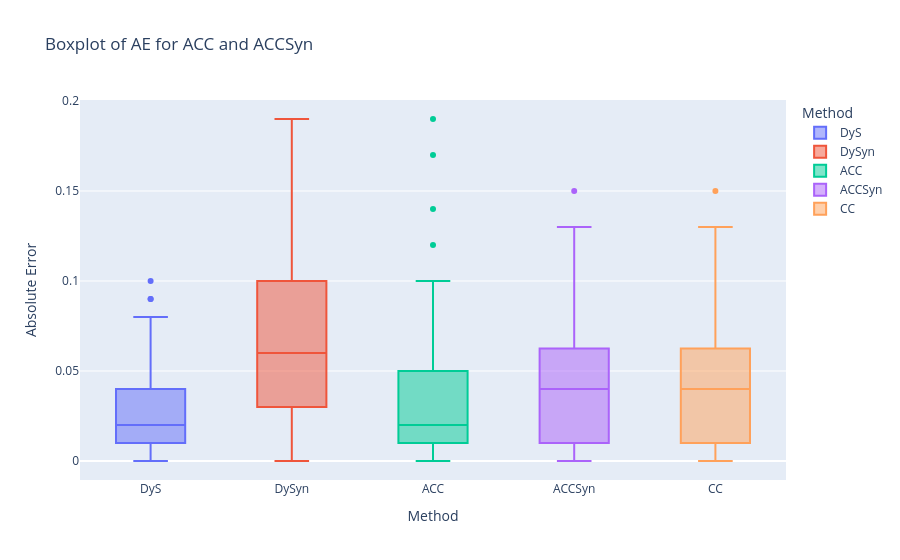

Here is the notebook cell this chart was saved with:
### Code cell
import plotly.express as px

# Create the boxplot
fig = px.box(results_df, x='METHOD', y='AE', color='METHOD', title='Boxplot of AE for ACC and ACCSyn', labels={'AE': 'Absolute Error', 'METHOD': 'Method'})
fig.show()

### Figure 1 — Plotly figure (JSON) as saved in the notebook; plotly's stock layout.template omitted (floating-point values rounded to 4 significant figures)
{"data": [{"alignmentgroup": "True", "hovertemplate": "Method=%{x}<br>Absolute Error=%{y}<extra></extra>", "legendgroup": "DyS", "marker": {"color": "#636efa"}, "name": "DyS", "notched": false, "offsetgroup": "DyS", "orientation": "v", "showlegend": true, "type": "box", "x": ["DyS", "DyS", "DyS", "DyS", "DyS", "DyS", "DyS", "DyS", "DyS", "DyS", "DyS", "DyS", "DyS", "DyS", "DyS", "DyS", "DyS", "DyS", "DyS", "DyS", "DyS", "DyS", "DyS", "DyS", "DyS", "DyS", "DyS", "DyS", "DyS", "DyS", "DyS", "DyS", "DyS", "DyS", "DyS", "DyS", "DyS", "DyS", "DyS", "DyS", "DyS", "DyS", "DyS", "DyS", "DyS", "DyS", "DyS", "DyS", "DyS", "DyS", "DyS", "DyS", "DyS", "DyS", "DyS", "DyS", "DyS", "DyS", "DyS", "DyS", "DyS", "DyS", "DyS", "DyS", "DyS", "DyS", "DyS", "DyS", "DyS", "DyS", "DyS", "DyS", "DyS", "DyS", "DyS", "DyS", "DyS", "DyS", "DyS", "DyS", "DyS", "DyS", "DyS", "DyS", "DyS", "DyS", "DyS", "DyS", "DyS", "DyS", "DyS", "DyS", "DyS", "DyS", "DyS", "DyS", "DyS", "DyS", "DyS", "DyS", "DyS", "DyS", "DyS", "DyS", "DyS", "DyS", "DyS", "DyS", "DyS", "DyS", "DyS", "DyS", "DyS", "DyS", "DyS", "DyS", "DyS", "DyS", "DyS", "DyS", "DyS"], "x0": " ", "xaxis": "x", "y": [0.09, 0.04, 0.01, 0.02, 0.02, 0.02, 0.0, 0.0, 0.0, 0.0, 0.0, 0.08, 0.01, 0.08, 0.0, 0.01, 0.03, 0.01, 0.01, 0.0, 0.01, 0.0, 0.05, 0.01, 0.02, 0.02, 0.03, 0.02, 0.02, 0.03, 0.02, 0.01, 0.02, 0.01, 0.05, 0.01, 0.0, 0.0, 0.02, 0.03, 0.0, 0.02, 0.02, 0.04, 0.05, 0.0, 0.03, 0.0, 0.0, 0.01, 0.0, 0.02, 0.03, 0.04, 0.01, 0.03, 0.04, 0.02, 0.01, 0.01, 0.09, 0.05, 0.02, 0.0, 0.07, 0.04, 0.02, 0.0, 0.0, 0.0, 0.02, 0.07, 0.05, 0.02, 0.02, 0.02, 0.04, 0.01, 0.01, 0.03, 0.0, 0.01, 0.1, 0.01, 0.01, 0.08, 0.06, 0.01, 0.06, 0.04, 0.01, 0.02, 0.03, 0.07, 0.07, 0.08, 0.0, 0.03, 0.06, 0.02, 0.05, 0.02, 0.05, 0.02, 0.01, 0.04, 0.01, 0.03, 0.03, 0.01, 0.03, 0.0, 0.01, 0.02, 0.05, 0.05, 0.05, 0.01, 0.02, 0.05, 0.03], "y0": " ", "yaxis": "y"}, {"alignmentgroup": "True", "hovertemplate": "Method=%{x}<br>Absolute Error=%{y}<extra></extra>", "legendgroup": "DySyn", "marker": {"color": "#EF553B"}, "name": "DySyn", "notched": false, "offsetgroup": "DySyn", "orientation": "v", "showlegend": true, "type": "box", "x": ["DySyn", "DySyn", "DySyn", "DySyn", "DySyn", "DySyn", "DySyn", "DySyn", "DySyn", "DySyn", "DySyn", "DySyn", "DySyn", "DySyn", "DySyn", "DySyn", "DySyn", "DySyn", "DySyn", "DySyn", "DySyn", "DySyn", "DySyn", "DySyn", "DySyn", "DySyn", "DySyn", "DySyn", "DySyn", "DySyn", "DySyn", "DySyn", "DySyn", "DySyn", "DySyn", "DySyn", "DySyn", "DySyn", "DySyn", "DySyn", "DySyn", "DySyn", "DySyn", "DySyn", "DySyn", "DySyn", "DySyn", "DySyn", "DySyn", "DySyn", "DySyn", "DySyn", "DySyn", "DySyn", "DySyn", "DySyn", "DySyn", "DySyn", "DySyn", "DySyn", "DySyn", "DySyn", "DySyn", "DySyn", "DySyn", "DySyn", "DySyn", "DySyn", "DySyn", "DySyn", "DySyn", "DySyn", "DySyn", "DySyn", "DySyn", "DySyn", "DySyn", "DySyn", "DySyn", "DySyn", "DySyn", "DySyn", "DySyn", "DySyn", "DySyn", "DySyn", "DySyn", "DySyn", "DySyn", "DySyn", "DySyn", "DySyn", "DySyn", "DySyn", "DySyn", "DySyn", "DySyn", "DySyn", "DySyn", "DySyn", "DySyn", "DySyn", "DySyn", "DySyn", "DySyn", "DySyn", "DySyn", "DySyn", "DySyn", "DySyn", "DySyn", "DySyn", "DySyn", "DySyn", "DySyn", "DySyn", "DySyn", "DySyn", "DySyn", "DySyn", "DySyn"], "x0": " ", "xaxis": "x", "y": [0.0, 0.0, 0.0, 0.0, 0.0, 0.0, 0.0, 0.0, 0.0, 0.0, 0.0, 0.03, 0.02, 0.01, 0.03, 0.03, 0.01, 0.01, 0.01, 0.0, 0.01, 0.01, 0.04, 0.02, 0.03, 0.04, 0.05, 0.03, 0.04, 0.03, 0.03, 0.03, 0.03, 0.04, 0.03, 0.01, 0.01, 0.04, 0.05, 0.04, 0.03, 0.03, 0.02, 0.04, 0.03, 0.07, 0.06, 0.01, 0.04, 0.06, 0.03, 0.03, 0.05, 0.04, 0.01, 0.04, 0.05, 0.07, 0.1, 0.07, 0.12, 0.1, 0.07, 0.06, 0.12, 0.12, 0.08, 0.08, 0.07, 0.02, 0.09, 0.08, 0.13, 0.09, 0.06, 0.05, 0.14, 0.08, 0.06, 0.07, 0.07, 0.08, 0.12, 0.08, 0.1, 0.12, 0.1, 0.15, 0.07, 0.06, 0.1, 0.09, 0.05, 0.09, 0.11, 0.14, 0.11, 0.1, 0.19, 0.13, 0.17, 0.12, 0.08, 0.11, 0.13, 0.1, 0.14, 0.18, 0.08, 0.07, 0.07, 0.14, 0.17, 0.16, 0.18, 0.1, 0.18, 0.13, 0.1, 0.1, 0.14], "y0": " ", "yaxis": "y"}, {"alignmentgroup": "True", "hovertemplate": "Method=%{x}<br>Absolute Error=%{y}<extra></extra>", "legendgroup": "ACC", "marker": {"color": "#00cc96"}, "name": "ACC", "notched": false, "offsetgroup": "ACC", "orientation": "v", "showlegend": true, "type": "box", "x": ["ACC", "ACC", "ACC", "ACC", "ACC", "ACC", "ACC", "ACC", "ACC", "ACC", "ACC", "ACC", "ACC", "ACC", "ACC", "ACC", "ACC", "ACC", "ACC", "ACC", "ACC", "ACC", "ACC", "ACC", "ACC", "ACC", "ACC", "ACC", "ACC", "ACC", "ACC", "ACC", "ACC", "ACC", "ACC", "ACC", "ACC", "ACC", "ACC", "ACC", "ACC", "ACC", "ACC", "ACC", "ACC", "ACC", "ACC", "ACC", "ACC", "ACC", "ACC", "ACC", "ACC", "ACC", "ACC", "ACC", "ACC", "ACC", "ACC", "ACC", "ACC", "ACC", "ACC", "ACC", "ACC", "ACC", "ACC", "ACC", "ACC", "ACC", "ACC", "ACC", "ACC", "ACC", "ACC", "ACC", "ACC", "ACC", "ACC", "ACC", "ACC", "ACC", "ACC", "ACC", "ACC", "ACC", "ACC", "ACC", "ACC", "ACC", "ACC", "ACC", "ACC", "ACC", "ACC", "ACC", "ACC", "ACC", "ACC", "ACC", "ACC", "ACC", "ACC", "ACC", "ACC", "ACC", "ACC", "ACC", "ACC", "ACC", "ACC", "ACC", "ACC", "ACC", "ACC", "ACC", "ACC", "ACC", "ACC", "ACC", "ACC"], "x0": " ", "xaxis": "x", "y": [0.05, 0.02, 0.0, 0.02, 0.0, 0.02, 0.0, 0.0, 0.0, 0.0, 0.0, 0.07, 0.0, 0.04, 0.03, 0.02, 0.06, 0.01, 0.01, 0.0, 0.04, 0.06, 0.04, 0.0, 0.02, 0.01, 0.08, 0.01, 0.06, 0.03, 0.01, 0.02, 0.02, 0.0, 0.04, 0.01, 0.0, 0.01, 0.02, 0.04, 0.04, 0.01, 0.02, 0.02, 0.1, 0.05, 0.04, 0.01, 0.02, 0.01, 0.01, 0.01, 0.0, 0.01, 0.01, 0.08, 0.04, 0.0, 0.08, 0.0, 0.1, 0.02, 0.0, 0.1, 0.02, 0.04, 0.1, 0.0, 0.01, 0.0, 0.07, 0.19, 0.03, 0.03, 0.01, 0.03, 0.04, 0.05, 0.05, 0.05, 0.0, 0.04, 0.03, 0.03, 0.08, 0.05, 0.06, 0.01, 0.03, 0.02, 0.02, 0.07, 0.03, 0.07, 0.06, 0.02, 0.05, 0.03, 0.03, 0.02, 0.05, 0.14, 0.03, 0.01, 0.03, 0.0, 0.02, 0.1, 0.01, 0.01, 0.01, 0.12, 0.08, 0.17, 0.0, 0.02, 0.08, 0.01, 0.08, 0.0, 0.05], "y0": " ", "yaxis": "y"}, {"alignmentgroup": "True", "hovertemplate": "Method=%{x}<br>Absolute Error=%{y}<extra></extra>", "legendgroup": "ACCSyn", "marker": {"color": "#ab63fa"}, "name": "ACCSyn", "notched": false, "offsetgroup": "ACCSyn", "orientation": "v", "showlegend": true, "type": "box", "x": ["ACCSyn", "ACCSyn", "ACCSyn", "ACCSyn", "ACCSyn", "ACCSyn", "ACCSyn", "ACCSyn", "ACCSyn", "ACCSyn", "ACCSyn", "ACCSyn", "ACCSyn", "ACCSyn", "ACCSyn", "ACCSyn", "ACCSyn", "ACCSyn", "ACCSyn", "ACCSyn", "ACCSyn", "ACCSyn", "ACCSyn", "ACCSyn", "ACCSyn", "ACCSyn", "ACCSyn", "ACCSyn", "ACCSyn", "ACCSyn", "ACCSyn", "ACCSyn", "ACCSyn", "ACCSyn", "ACCSyn", "ACCSyn", "ACCSyn", "ACCSyn", "ACCSyn", "ACCSyn", "ACCSyn", "ACCSyn", "ACCSyn", "ACCSyn", "ACCSyn", "ACCSyn", "ACCSyn", "ACCSyn", "ACCSyn", "ACCSyn", "ACCSyn", "ACCSyn", "ACCSyn", "ACCSyn", "ACCSyn", "ACCSyn", "ACCSyn", "ACCSyn", "ACCSyn", "ACCSyn", "ACCSyn", "ACCSyn", "ACCSyn", "ACCSyn", "ACCSyn", "ACCSyn", "ACCSyn", "ACCSyn", "ACCSyn", "ACCSyn", "ACCSyn", "ACCSyn", "ACCSyn", "ACCSyn", "ACCSyn", "ACCSyn", "ACCSyn", "ACCSyn", "ACCSyn", "ACCSyn", "ACCSyn", "ACCSyn", "ACCSyn", "ACCSyn", "ACCSyn", "ACCSyn", "ACCSyn", "ACCSyn", "ACCSyn", "ACCSyn", "ACCSyn", "ACCSyn", "ACCSyn", "ACCSyn", "ACCSyn", "ACCSyn", "ACCSyn", "ACCSyn", "ACCSyn", "ACCSyn", "ACCSyn", "ACCSyn", "ACCSyn", "ACCSyn", "ACCSyn", "ACCSyn", "ACCSyn", "ACCSyn", "ACCSyn", "ACCSyn", "ACCSyn", "ACCSyn", "ACCSyn", "ACCSyn", "ACCSyn", "ACCSyn", "ACCSyn", "ACCSyn", "ACCSyn", "ACCSyn", "ACCSyn"], "x0": " ", "xaxis": "x", "y": [0.02, 0.01, 0.0, 0.01, 0.0, 0.01, 0.0, 0.0, 0.0, 0.0, 0.0, 0.0, 0.01, 0.01, 0.03, 0.01, 0.01, 0.01, 0.0, 0.0, 0.01, 0.01, 0.01, 0.01, 0.01, 0.02, 0.01, 0.02, 0.01, 0.03, 0.02, 0.01, 0.01, 0.03, 0.01, 0.01, 0.01, 0.02, 0.03, 0.04, 0.01, 0.02, 0.02, 0.03, 0.01, 0.06, 0.05, 0.0, 0.03, 0.04, 0.02, 0.02, 0.03, 0.04, 0.0, 0.01, 0.05, 0.05, 0.05, 0.05, 0.11, 0.07, 0.05, 0.01, 0.09, 0.09, 0.03, 0.05, 0.04, 0.01, 0.04, 0.0, 0.1, 0.08, 0.04, 0.04, 0.09, 0.04, 0.04, 0.06, 0.05, 0.05, 0.1, 0.06, 0.05, 0.1, 0.05, 0.1, 0.06, 0.05, 0.07, 0.04, 0.04, 0.08, 0.09, 0.11, 0.06, 0.08, 0.12, 0.11, 0.1, 0.05, 0.06, 0.08, 0.08, 0.07, 0.09, 0.09, 0.06, 0.04, 0.06, 0.05, 0.11, 0.06, 0.13, 0.07, 0.15, 0.1, 0.05, 0.07, 0.08], "y0": " ", "yaxis": "y"}, {"alignmentgroup": "True", "hovertemplate": "Method=%{x}<br>Absolute Error=%{y}<extra></extra>", "legendgroup": "CC", "marker": {"color": "#FFA15A"}, "name": "CC", "notched": false, "offsetgroup": "CC", "orientation": "v", "showlegend": true, "type": "box", "x": ["CC", "CC", "CC", "CC", "CC", "CC", "CC", "CC", "CC", "CC", "CC", "CC", "CC", "CC", "CC", "CC", "CC", "CC", "CC", "CC", "CC", "CC", "CC", "CC", "CC", "CC", "CC", "CC", "CC", "CC", "CC", "CC", "CC", "CC", "CC", "CC", "CC", "CC", "CC", "CC", "CC", "CC", "CC", "CC", "CC", "CC", "CC", "CC", "CC", "CC", "CC", "CC", "CC", "CC", "CC", "CC", "CC", "CC", "CC", "CC", "CC", "CC", "CC", "CC", "CC", "CC", "CC", "CC", "CC", "CC", "CC", "CC", "CC", "CC", "CC", "CC", "CC", "CC", "CC", "CC", "CC", "CC", "CC", "CC", "CC", "CC", "CC", "CC", "CC", "CC", "CC", "CC", "CC", "CC", "CC", "CC", "CC", "CC", "CC", "CC", "CC", "CC", "CC", "CC", "CC", "CC", "CC", "CC", "CC", "CC", "CC", "CC", "CC", "CC", "CC", "CC", "CC", "CC", "CC", "CC", "CC"], "x0": " ", "xaxis": "x", "y": [0.02, 0.01, 0.0, 0.01, 0.0, 0.01, 0.0, 0.0, 0.0, 0.0, 0.0, 0.0, 0.01, 0.01, 0.03, 0.01, 0.01, 0.01, 0.0, 0.0, 0.01, 0.01, 0.01, 0.01, 0.01, 0.02, 0.01, 0.02, 0.01, 0.03, 0.02, 0.01, 0.01, 0.03, 0.01, 0.01, 0.01, 0.02, 0.03, 0.04, 0.01, 0.02, 0.02, 0.03, 0.01, 0.06, 0.05, 0.0, 0.03, 0.04, 0.02, 0.02, 0.03, 0.04, 0.0, 0.01, 0.05, 0.05, 0.05, 0.05, 0.11, 0.07, 0.05, 0.01, 0.09, 0.09, 0.03, 0.05, 0.04, 0.01, 0.04, 0.0, 0.1, 0.08, 0.04, 0.04, 0.09, 0.04, 0.04, 0.06, 0.05, 0.05, 0.1, 0.06, 0.05, 0.1, 0.05, 0.1, 0.06, 0.05, 0.07, 0.04, 0.04, 0.08, 0.09, 0.11, 0.06, 0.08, 0.12, 0.11, 0.1, 0.05, 0.06, 0.08, 0.08, 0.07, 0.09, 0.09, 0.06, 0.04, 0.06, 0.05, 0.11, 0.06, 0.13, 0.07, 0.15, 0.1, 0.05, 0.07, 0.08], "y0": " ", "yaxis": "y"}], "layout": {"boxmode": "overlay", "legend": {"title": {"text": "Method"}, "tracegroupgap": 0}, "title": {"text": "Boxplot of AE for ACC and ACCSyn"}, "xaxis": {"anchor": "y", "categoryarray": ["DyS", "DySyn", "ACC", "ACCSyn", "CC"], "categoryorder": "array", "domain": [0, 1], "title": {"text": "Method"}}, "yaxis": {"anchor": "x", "domain": [0, 1], "title": {"text": "Absolute Error"}}}}
